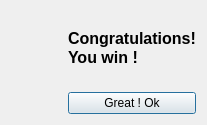
<?xml version="1.0" encoding="UTF-8"?>
<ui version="4.0">
 <class>WinDialog</class>
 <widget class="QDialog" name="WinDialog">
  <property name="geometry">
   <rect>
    <x>0</x>
    <y>0</y>
    <width>207</width>
    <height>125</height>
   </rect>
  </property>
  <property name="windowTitle">
   <string>Congratulations!</string>
  </property>
  <layout class="QGridLayout" name="gridLayout">
   <item row="0" column="0">
    <widget class="QLabel" name="label">
     <property name="text">
      <string/>
     </property>
     <property name="pixmap">
      <pixmap resource="../images.qrc">:/images/face-smile.svg</pixmap>
     </property>
    </widget>
   </item>
   <item row="0" column="1">
    <widget class="QLabel" name="label_2">
     <property name="text">
      <string>&lt;!DOCTYPE HTML PUBLIC &quot;-//W3C//DTD HTML 4.0//EN&quot; &quot;http://www.w3.org/TR/REC-html40/strict.dtd&quot;&gt;
&lt;html&gt;&lt;head&gt;&lt;meta name=&quot;qrichtext&quot; content=&quot;1&quot; /&gt;&lt;style type=&quot;text/css&quot;&gt;
p, li { white-space: pre-wrap; }
&lt;/style&gt;&lt;/head&gt;&lt;body style=&quot; font-family:'MS Shell Dlg 2'; font-size:8.25pt; font-weight:400; font-style:normal;&quot;&gt;
&lt;p style=&quot; margin-top:0px; margin-bottom:0px; margin-left:0px; margin-right:0px; -qt-block-indent:0; text-indent:0px;&quot;&gt;&lt;span style=&quot; font-size:12pt; font-weight:600;&quot;&gt;Congratulations!&lt;/span&gt;&lt;/p&gt;
&lt;p style=&quot; margin-top:0px; margin-bottom:0px; margin-left:0px; margin-right:0px; -qt-block-indent:0; text-indent:0px;&quot;&gt;&lt;span style=&quot; font-size:12pt; font-weight:600;&quot;&gt;You win !&lt;/span&gt;&lt;/p&gt;&lt;/body&gt;&lt;/html&gt;</string>
     </property>
    </widget>
   </item>
   <item row="1" column="1">
    <widget class="QPushButton" name="_okButton">
     <property name="text">
      <string>Great ! Ok</string>
     </property>
    </widget>
   </item>
  </layout>
 </widget>
 <resources>
  <include location="../images.qrc"/>
 </resources>
 <connections/>
</ui>
